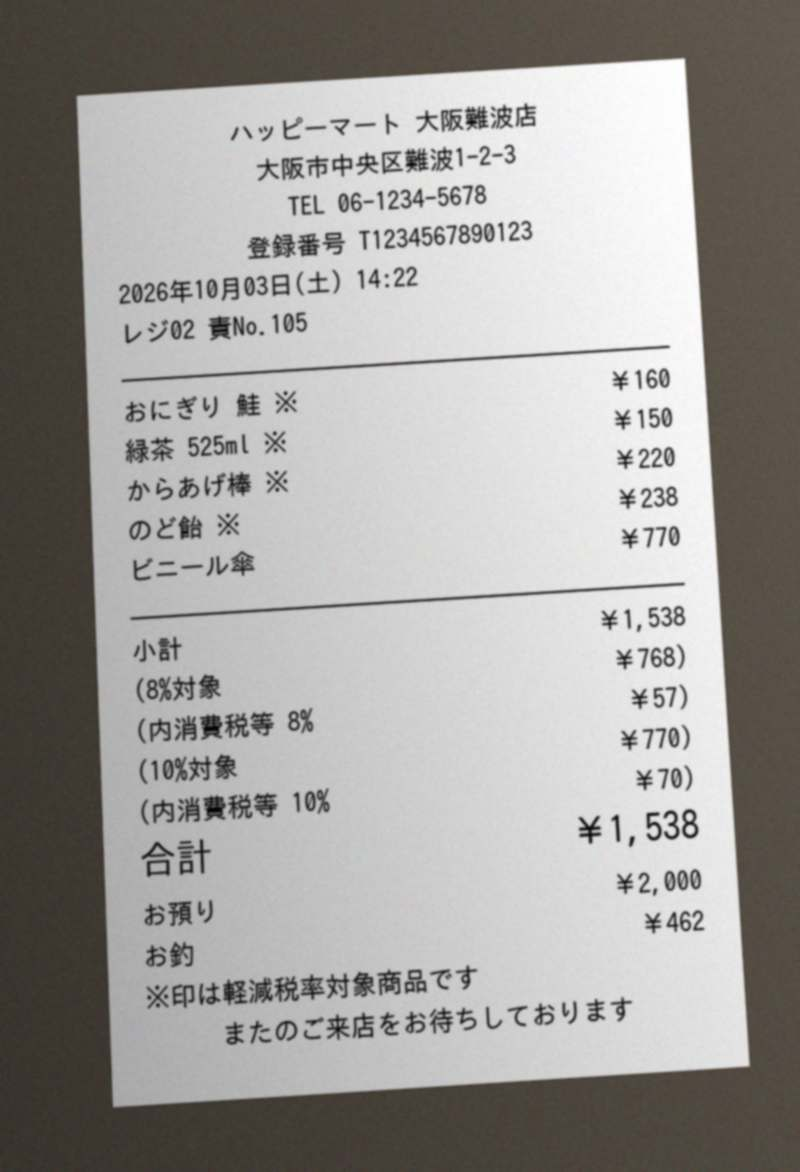
#> input picture samples/r1_konbini_photo.jpg, 800 x 1172 px
$ python -i preprocess.py   (imports and definitions only)
#> lines starting #> are read from the running program, lines starting #| are printed output that depends on the picture; after the words box and inside, x2 and y2 are one past the last pixel; in counts of white or black regions, pixels touching at a corner belong together
"""사진 전처리: 영수증 종이 영역 찾기 → 원근 보정 → 대비 보정 → 이진화.
FE(브라우저)에서는 회전·리사이즈·압축까지만 하고, 이 정도 보정은 BE나 OCR API 쪽에 맡기는 걸 권장.
여기서는 '전처리가 로컬 OCR 정확도를 얼마나 바꾸는지' 보려는 용도."""
import cv2, numpy as np

def order(pts):
    s = pts.sum(1); d = np.diff(pts, axis=1).ravel()
    return np.array([pts[s.argmin()], pts[d.argmin()], pts[s.argmax()], pts[d.argmax()]], dtype=np.float32)

def find_paper(gray):
    _, th = cv2.threshold(cv2.GaussianBlur(gray, (7, 7), 0), 0, 255, cv2.THRESH_BINARY + cv2.THRESH_OTSU)
    cnts, _ = cv2.findContours(th, cv2.RETR_EXTERNAL, cv2.CHAIN_APPROX_SIMPLE)
    if not cnts: return None
    c = max(cnts, key=cv2.contourArea)
    if cv2.contourArea(c) < 0.25 * gray.size: return None
    ap = cv2.approxPolyDP(c, 0.02 * cv2.arcLength(c, True), True)
    return order(ap.reshape(-1, 2).astype(np.float32)) if len(ap) == 4 else None

def preprocess(path, out_path):
#> called with path = 'samples/r1_konbini_photo.jpg', out_path = 'out.png'
    img = cv2.imread(str(path)); gray = cv2.cvtColor(img, cv2.COLOR_BGR2GRAY)
#> in preprocess, img is the input picture: shape (1172, 800, 3); mean B, G, R 154.9, 157.7, 159.8
    q = find_paper(gray)
#> in find_paper, `_, th = cv2.threshold(cv2.GaussianBlur(gray, (7, 7), 0), 0, 255, cv2.T..`:
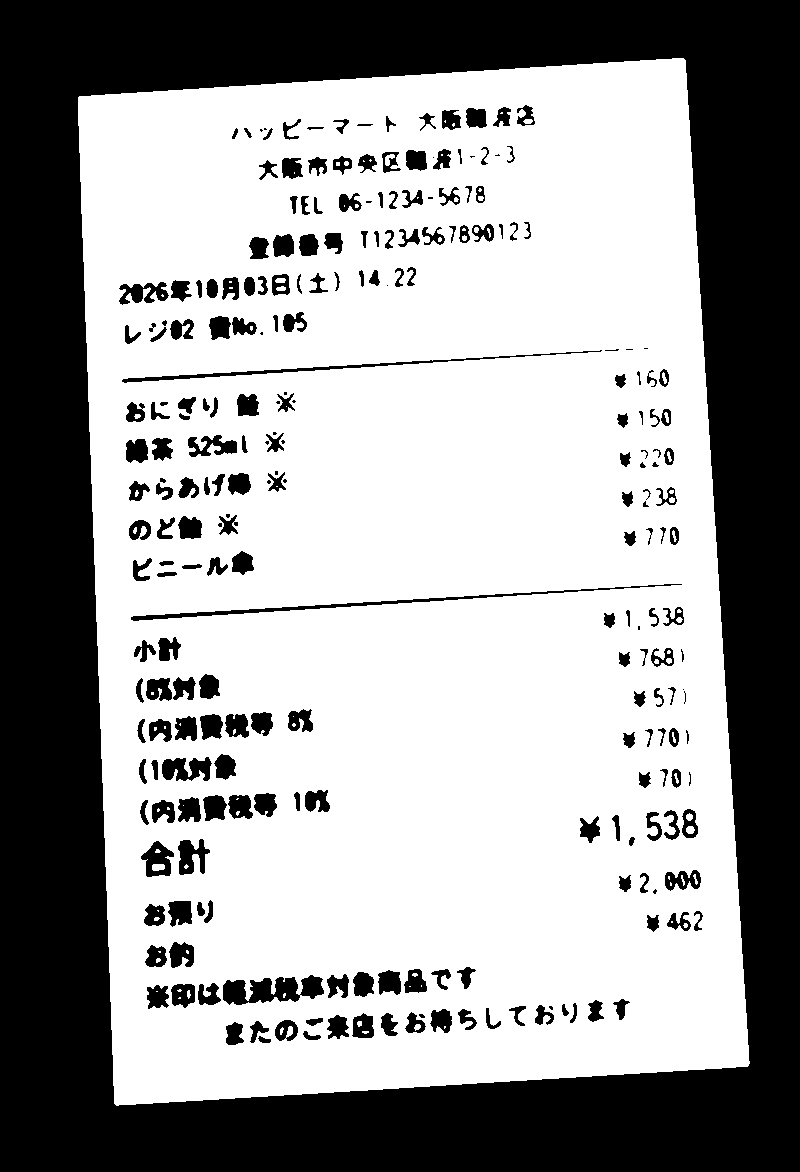
#> th: shape (1172, 800); 62.1% white; 253 black regions (31 under 20 px)
#> in find_paper, `cnts, _ = cv2.findContours(th, cv2.RETR_EXTERNAL, cv2.CHAIN_APPROX_SIM..`: cnts = 1 contour; box (x1, y1, x2, y2) and area: (78, 58, 750, 1106) 628034
#> in find_paper, `c = max(cnts, key=cv2.contourArea)`: c = contour of 364 points, box (x1, y1, x2, y2) (78, 58, 750, 1106), area 628034
#> in find_paper, `ap = cv2.approxPolyDP(c, 0.02 * cv2.arcLength(c, True), True)`: ap = [[683, 58], [78, 97], [116, 1105], [748, 1065]]
#> in order, `s = pts.sum(1)`: s = [741, 175, 1221, 1813]
#> in order, `d = np.diff(pts, axis=1).ravel()`: d = [-625, 19, 989, 317]
#> q = [[78, 97], [683, 58], [748, 1065], [116, 1105]]
    if q is not None:
        w = int(max(np.linalg.norm(q[0] - q[1]), np.linalg.norm(q[3] - q[2])))
#> w = 633
        h = int(max(np.linalg.norm(q[0] - q[3]), np.linalg.norm(q[1] - q[2])))
#> h = 1009
        M = cv2.getPerspectiveTransform(q, np.float32([[0, 0], [w, 0], [w, h], [0, h]]))
#> M = [[1.05, -0.0396, -78.01], [0.0675, 1.05, -106.9], [4.02e-06, 4.42e-05, 1]]
        gray = cv2.warpPerspective(gray, M, (w, h))
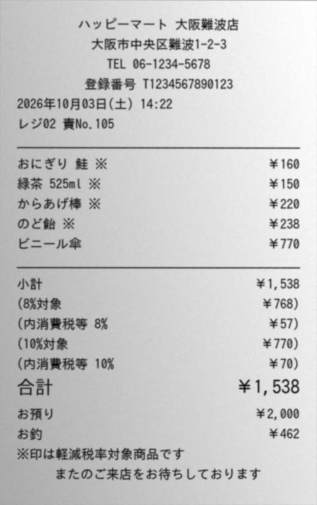
#> gray: shape (1009, 633) (shown at 1/2 size); min 2, max 255, mean 201.3
    if gray.shape[1] < 1000:  # 글자가 작으면 키우기
        f = 1000 / gray.shape[1]; gray = cv2.resize(gray, None, fx=f, fy=f, interpolation=cv2.INTER_CUBIC)
    bg = cv2.medianBlur(gray, 41)  # 조명 그림자 제거(배경 나누기)
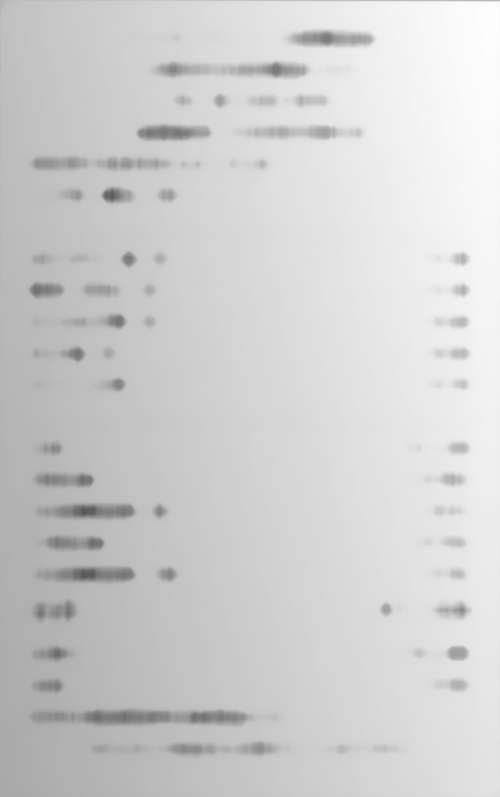
#> bg: shape (1594, 1000) (shown at 1/2 size); min 86, max 253, mean 208
    norm = cv2.divide(gray, bg, scale=255)
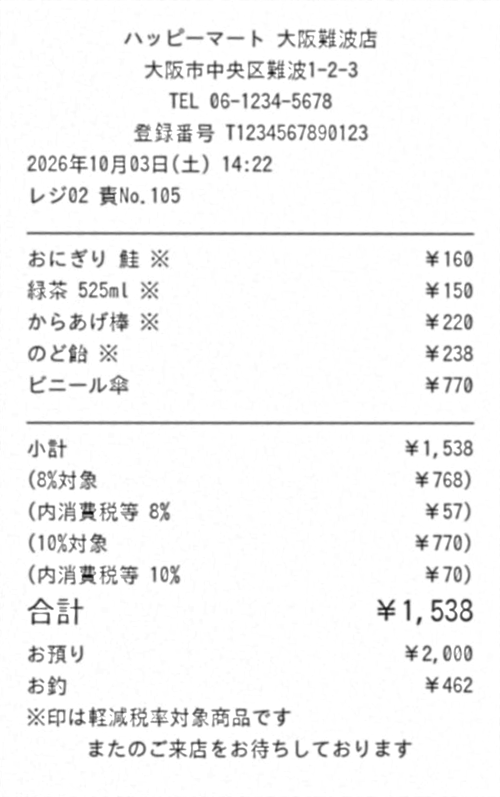
#> norm: shape (1594, 1000) (shown at 1/2 size); min 6, max 255, mean 244.6
    norm = cv2.createCLAHE(clipLimit=2.0, tileGridSize=(8, 8)).apply(norm)
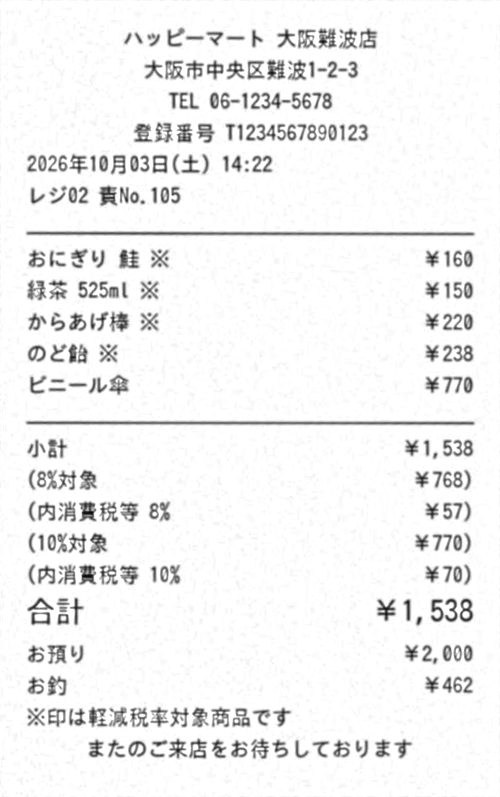
#> norm: shape (1594, 1000) (shown at 1/2 size); min 5, max 255, mean 241.7
    th = cv2.adaptiveThreshold(norm, 255, cv2.ADAPTIVE_THRESH_GAUSSIAN_C, cv2.THRESH_BINARY, 31, 15)
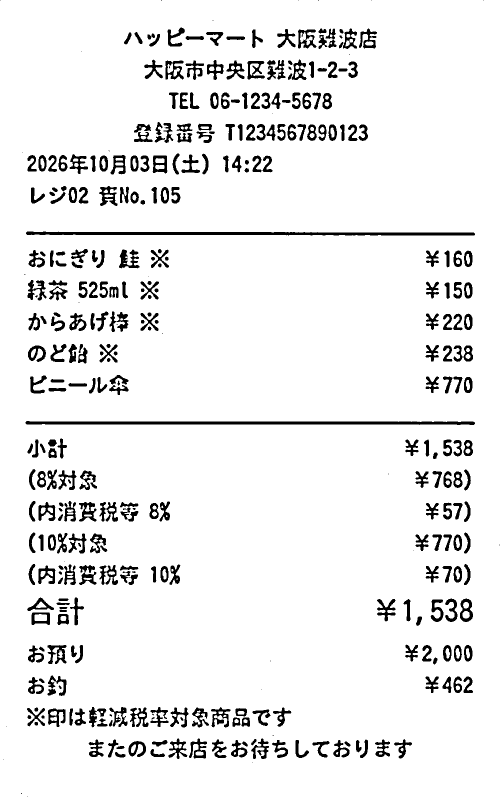
#> th: shape (1594, 1000) (shown at 1/2 size); 92.8% white; 382 black regions (39 under 20 px), largest, box (x1, y1, x2, y2) and area: (51, 842, 950, 850) 5379, (52, 463, 950, 471) 5273, (238, 499, 279, 537) 821
    cv2.imwrite(str(out_path), th)
    return out_path

>>> result = preprocess('samples/r1_konbini_photo.jpg', 'out.png')

$ run again, on samples/r2_izakaya_photo.jpg
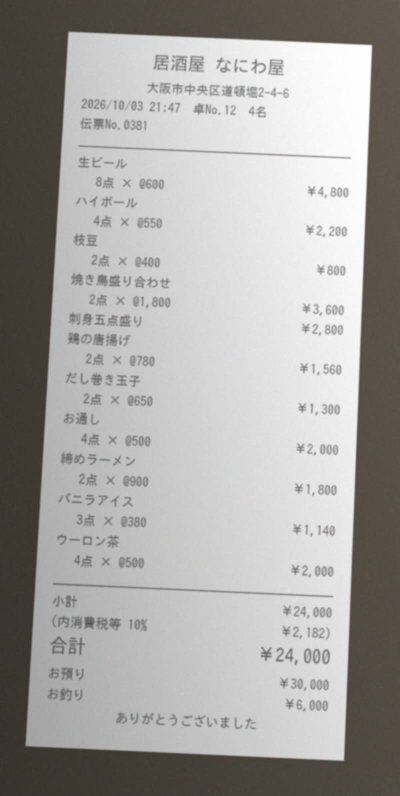
#> input picture samples/r2_izakaya_photo.jpg, 800 x 1592 px (shown at 1/2 size)
#> in preprocess, img is the input picture: shape (1592, 800, 3); mean B, G, R 162.5, 165, 166.9
#> in find_paper, `_, th = cv2.threshold(cv2.GaussianBlur(gray, (7, 7), 0), 0, 255, cv2.T..`:
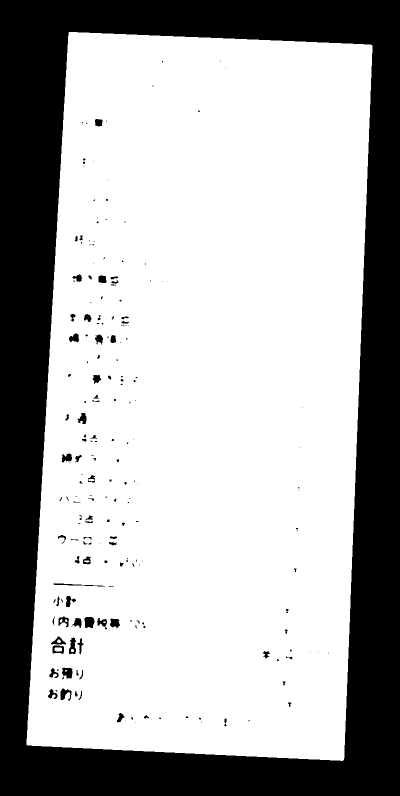
#> th: shape (1592, 800) (shown at 1/2 size); 69.3% white; 204 black regions (122 under 20 px)
#> cnts = 1 contour; box (x1, y1, x2, y2) and area: (53, 64, 745, 1522) 889486
#> c = contour of 404 points, box (x1, y1, x2, y2) (53, 64, 745, 1522), area 889486
#> ap = [[138, 64], [53, 1489], [685, 1521], [744, 91]]
#> s = [202, 1542, 2206, 835]
#> d = [-74, 1436, 836, -653]
#> q = [[138, 64], [744, 91], [685, 1521], [53, 1489]]
#> w = 632
#> h = 1431
#> M = [[1.05, 0.0623, -148.2], [-0.0467, 1.05, -60.58], [2.9e-06, 3.05e-05, 1]]
#> in preprocess, `th = cv2.adaptiveThreshold(norm, 255, cv2.ADAPTIVE_THRESH_GAUSSIAN_C, ..`:
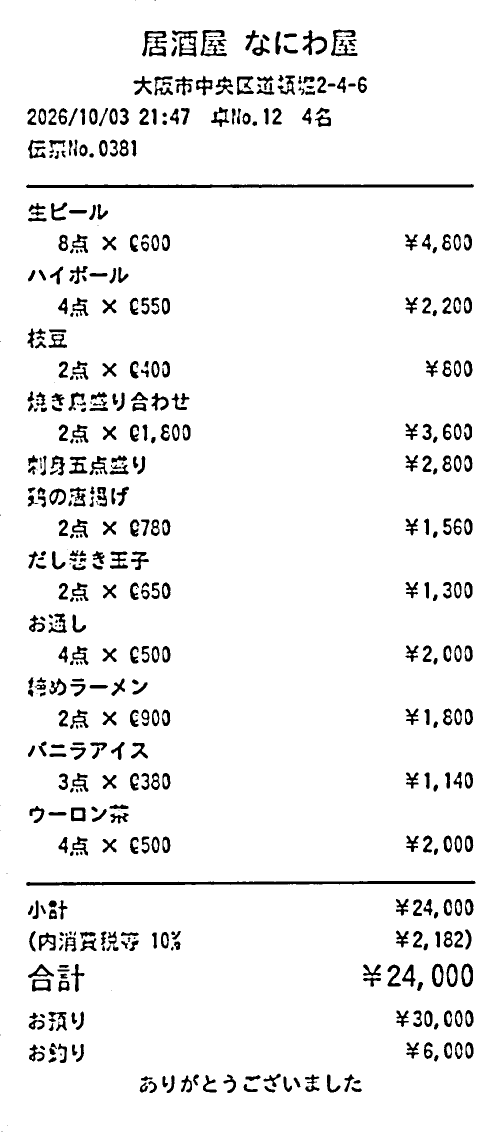
#> th: shape (2264, 1000) (shown at 1/2 size); 94.4% white; 518 black regions (41 under 20 px), largest, box (x1, y1, x2, y2) and area: (52, 368, 948, 376) 5355, (52, 1761, 951, 1772) 5214, (284, 62, 334, 114) 1169

$ run again, on samples/r3_themepark_card_photo.jpg
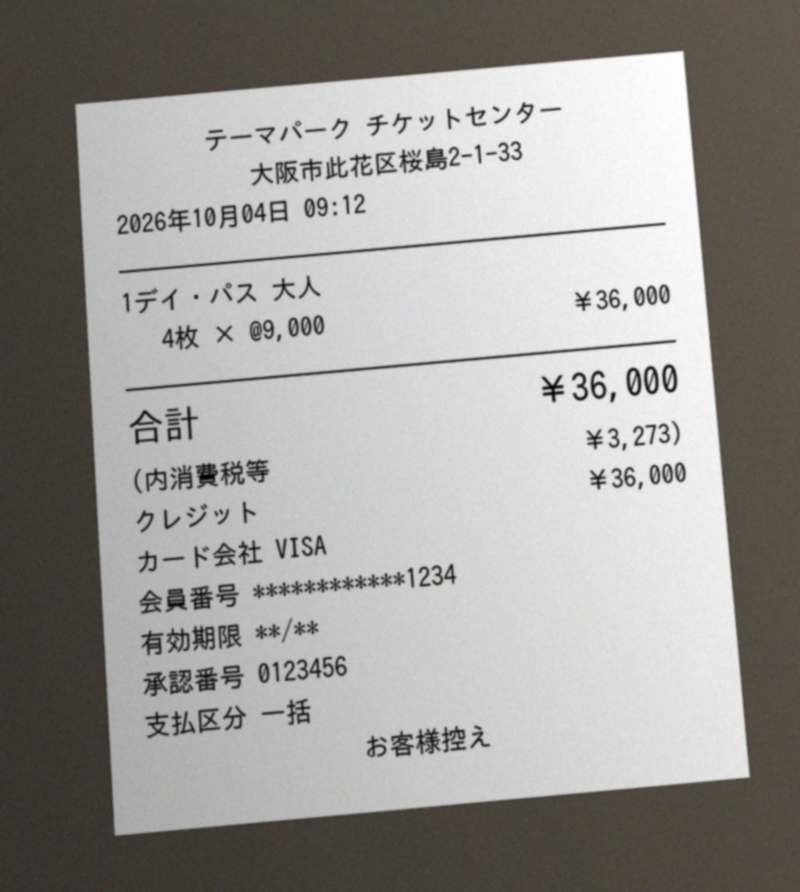
#> input picture samples/r3_themepark_card_photo.jpg, 800 x 892 px
#> in preprocess, img is the input picture: shape (892, 800, 3); mean B, G, R 150.3, 153.5, 155.7
#> in find_paper, `_, th = cv2.threshold(cv2.GaussianBlur(gray, (7, 7), 0), 0, 255, cv2.T..`:
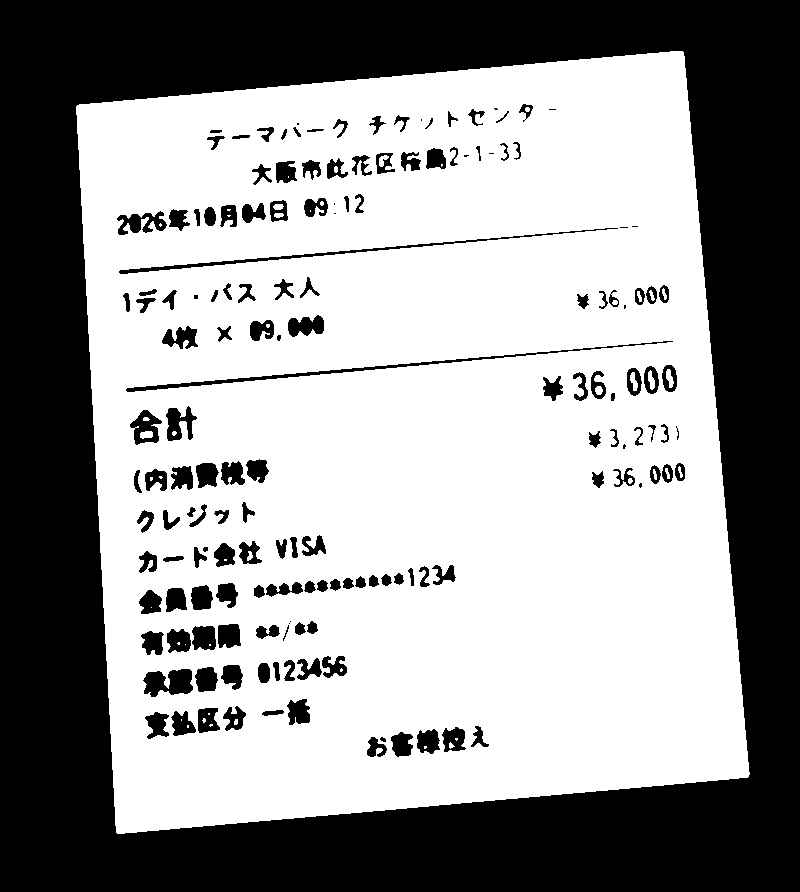
#> th: shape (892, 800); 59.4% white; 162 black regions (17 under 20 px)
#> cnts = 1 contour; box (x1, y1, x2, y2) and area: (76, 51, 750, 834) 454028
#> c = contour of 442 points, box (x1, y1, x2, y2) (76, 51, 750, 834), area 454028
#> ap = [[682, 51], [76, 106], [117, 833], [748, 776]]
#> s = [733, 182, 950, 1524]
#> d = [-631, 30, 716, 28]
#> q = [[76, 106], [682, 51], [748, 776], [117, 833]]
#> w = 633
#> h = 728
#> M = [[1.05, -0.059, -73.26], [0.0948, 1.04, -117.9], [5.74e-06, 5.67e-05, 1]]
#> in preprocess, `th = cv2.adaptiveThreshold(norm, 255, cv2.ADAPTIVE_THRESH_GAUSSIAN_C, ..`:
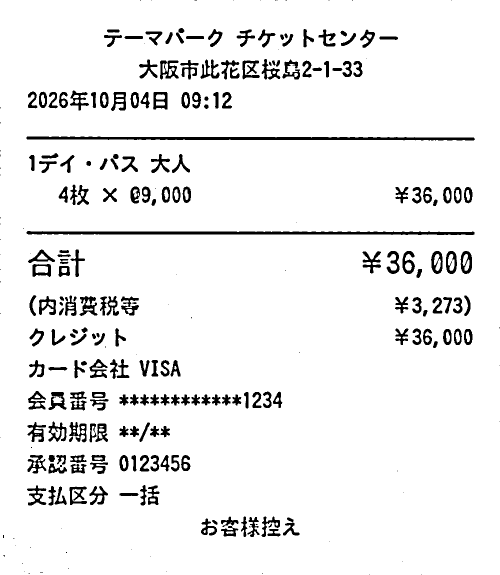
#> th: shape (1150, 1000) (shown at 1/2 size); 93.5% white; 281 black regions (69 under 20 px), largest, box (x1, y1, x2, y2) and area: (53, 462, 949, 470) 5148, (53, 273, 950, 281) 5078, (320, 121, 358, 159) 739
